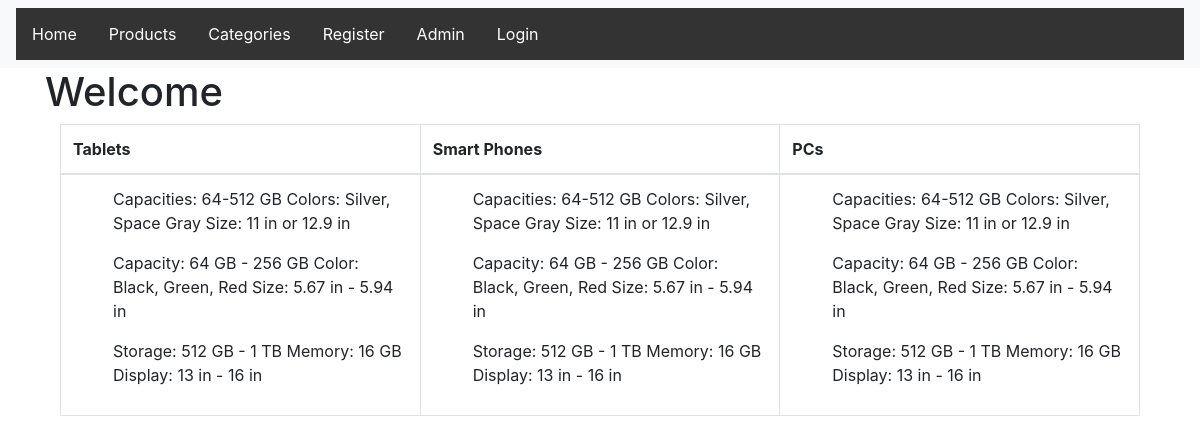
Screenshot of /core/category_list with the database file from the repository.
### core/models.py (models this page shows, shortened)
class Category(models.Model):
    name = models.CharField(max_length=50)
    description = models.TextField(max_length=100)

### core/views.py (the view, shortened to what this page needs)
class CategoryListView(ListView):
    context_object_name = 'categories'
    model = Category
    template_name = "core/category_list.html"

### core/templates/core/category_list.html
{% extends "core/core_base.html"%}
{% block body_block%}
<h1>Welcome </h1>
<div class="container">
  <table class="table table-bordered" style="width:100%">
    <thead>
      {% for category in categories %}
      <th> {{category.name}}</th>
      {% endfor %}
    </thead>
    <tbody>
      <tr>
        <td>
          <ul>
            {% for category in categories %}
            <p>{{category.description}}</p>
            {% endfor %}
          </ul>
        </td>
        <td>
          <ul>
            {% for category in categories %}
            <p>{{category.description}}</p>
            {% endfor %}
          </ul>
        </td>
        <td>
          <ul>
            {% for category in categories %}
            <p>{{category.description}}</p>
            {% endfor %}
          </ul>
        </td>
      </tr>
    </tbody>
  </table>
</div>
{% endblock %}

### static/css/shopping_cart.css (style rules this page uses)
body { margin: 0px; background-color: none; }
table { border-collapse: collapse; width: 100%; }
th, td { text-align: left; padding: 8px; }

### rows the page displays
Category: name "Tablets", description "Capacities: 64-512 GB Colors: Silver, Space Gray Size: 11 in or 12.9 in"
Category: name "Smart Phones", description "Capacity: 64 GB - 256 GB Color: Black, Green, Red Size: 5.67 in - 5.94 in"
Category: name "PCs", description "Storage: 512 GB - 1 TB Memory: 16 GB Display: 13 in - 16 in"
